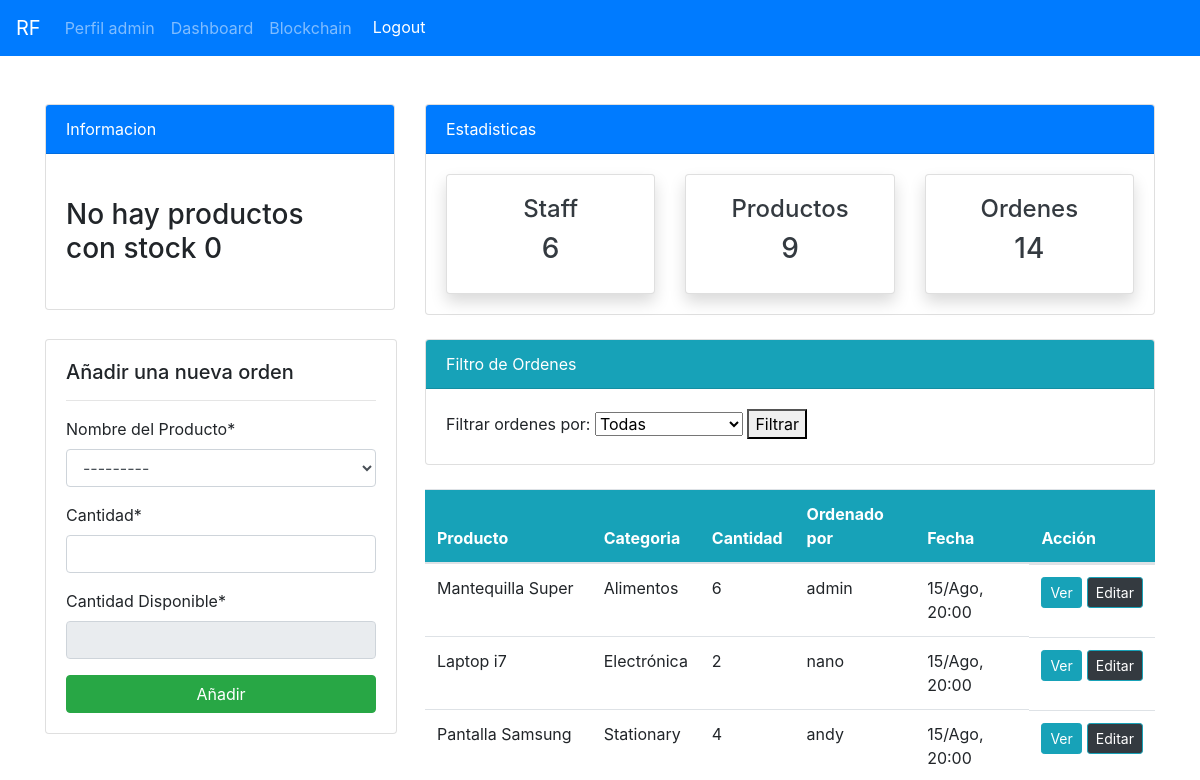
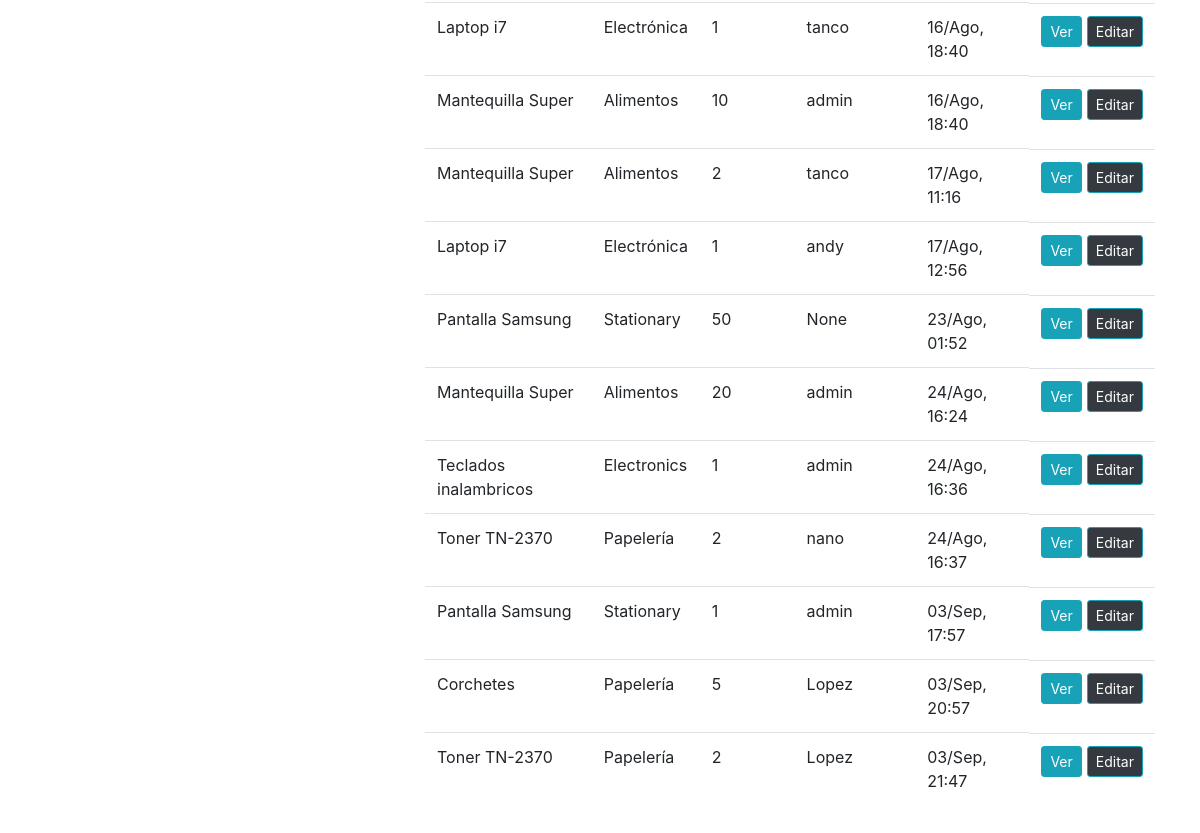
/ordenes/ (signed in), run on an earlier commit of the app's database (2 pictures, top to bottom).
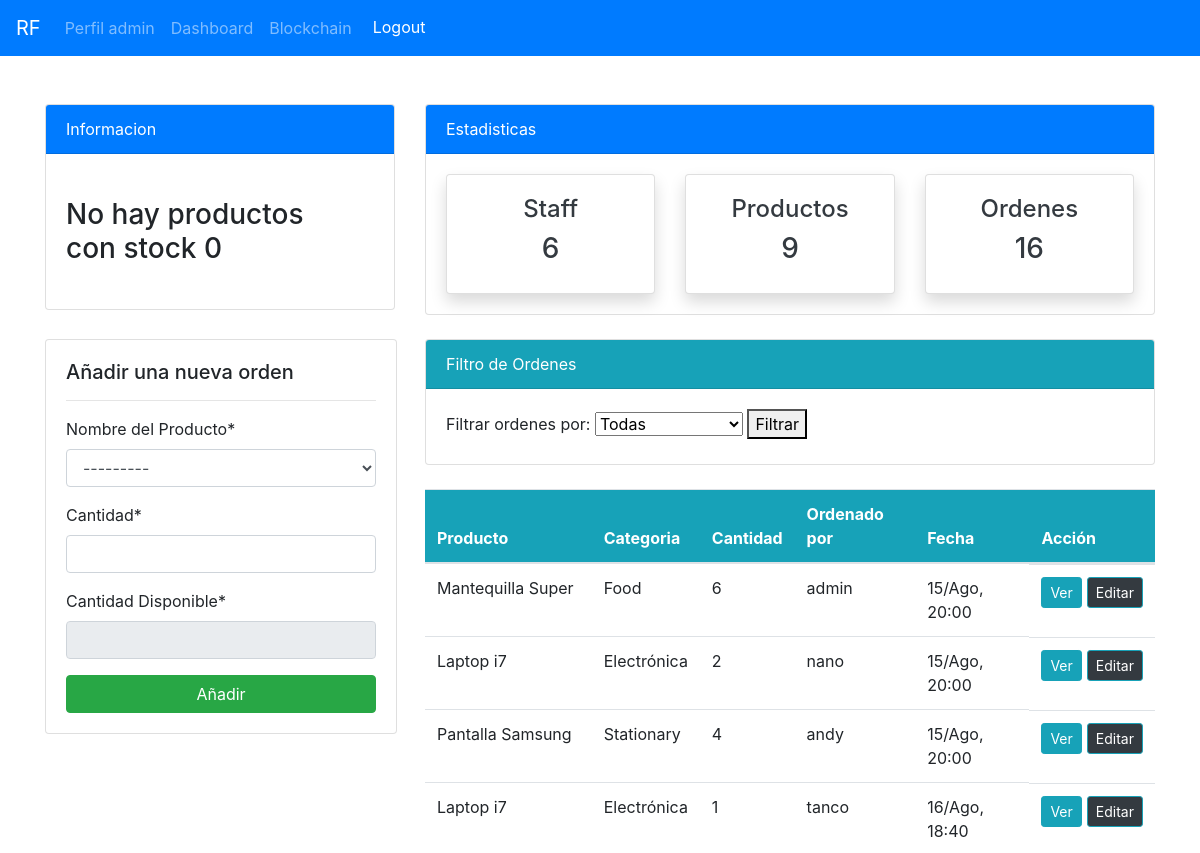
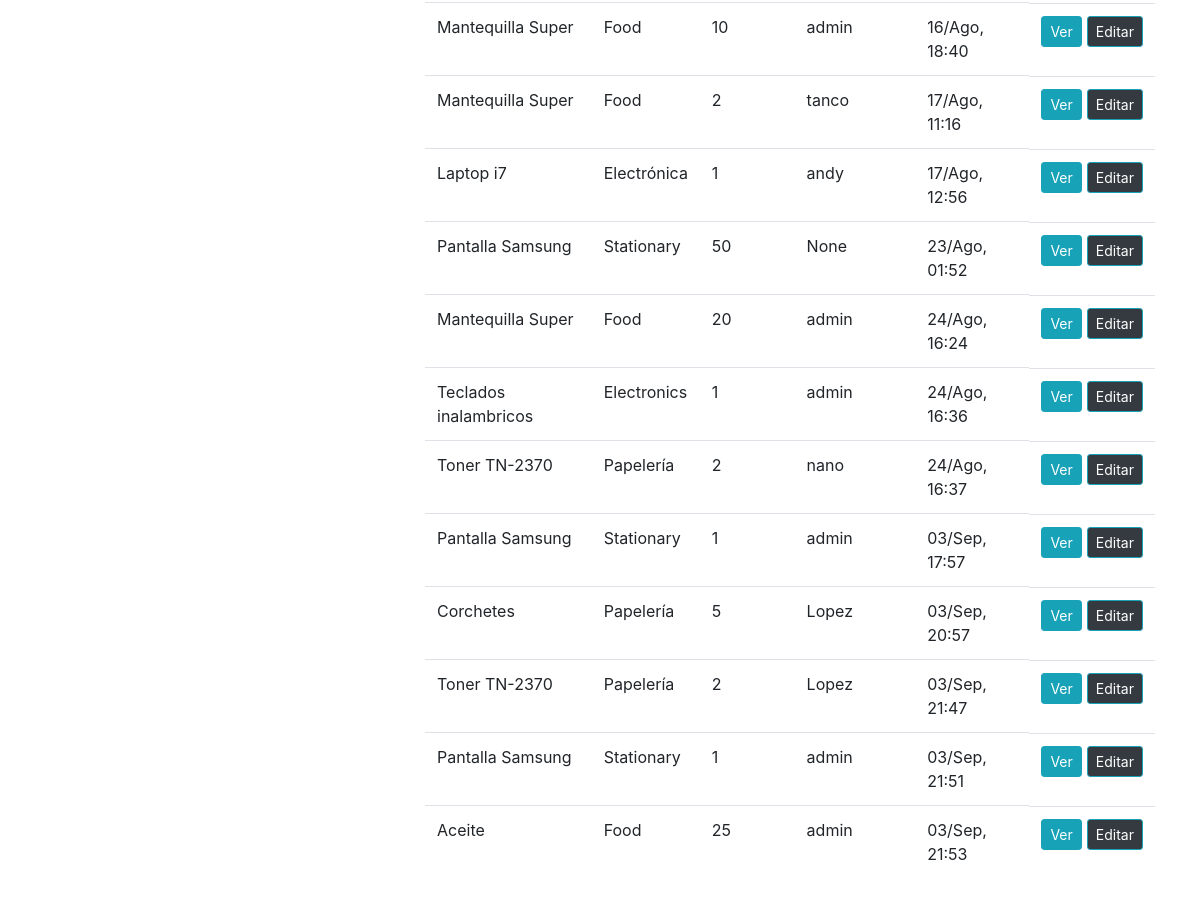
And on a later commit of the database (2 pictures, top to bottom).
### api/models.py (models this page shows, shortened)
class Order(models.Model):
    product = models.ForeignKey(Product, on_delete=models.CASCADE, null=True)
    staff = models.ForeignKey(User, on_delete=models.CASCADE, null=True)
    order_quantity = models.PositiveIntegerField(null=True)
    date = models.DateTimeField(auto_now_add= True)
    completado = models.BooleanField(default=False)
    objects = OrderManager()  #se asigna el manager personalizado

class Product(models.Model):
    name = models.CharField(max_length=100, null=True)
    quantity = models.PositiveIntegerField(null=True)
    category = models.CharField(max_length=50, choices=CATEGORY, null=True)
    def __str__(self):
        return f'{self.name}-{self.quantity}'

### api/views.py (the view)
# urls.py: path("ordenes/", views.ordenes, name = "api-ordenes"),
@login_required(login_url='user-login')
def ordenes(request):
    if 'filter' in request.GET:
        filter_type = request.GET['filter']
        if filter_type == 'completadas':
            orders = Order.objects.completadas()
        elif filter_type == 'no_completadas':
            orders = Order.objects.no_completadas()
        else:
            orders = Order.objects.all()
    else:
        orders = Order.objects.all()
    workers_count = User.objects.all().count()
    orders_count = orders.count()
    item_count = Product.objects.all().count()
    productos_con_stock_cero = Product.objects.filter(quantity=0)
    CATEGORY_TRANSLATIONS = {
    'Food': 'Alimentos',
    'Electronics': 'Electrónica',
    'Stationary': 'Papelería',
    }
    items = Product.objects.all()
    for items in items:
        items.category = CATEGORY_TRANSLATIONS.get(items.category, items.category)
    if request.method == "POST":
        form = OrderForm(request.POST)
        if form.is_valid():
            instance = form.save(commit=False)
            product = instance.product
            order_quantity = instance.order_quantity
            if product.quantity >= order_quantity:
                product.quantity -= order_quantity
                product.save()
                instance.staff = request.user
                instance.save()
                order_name = form.cleaned_data.get('product').name
                messages.success(request, f'La orden {order_name} ha sido añadida con éxito')
                return redirect("api-ordenes")
            else:
                messages.error(request, f'Stock insuficiente para el producto {product.name}. Quedan {product.quantity} unidades.')
    else:
        form = OrderForm()
    context = {
        'orders': orders,
        'form': form,
        'workers_count': workers_count,
        'orders_count': orders_count,
        'item_count': item_count,
        'productos_con_stock_cero': productos_con_stock_cero,
        'items':items,
    }
    return render(request, "dashboard/ordenes.html", context)

### api/forms.py (shortened to what this page needs)
class OrderForm(forms.ModelForm):
    product = forms.ModelChoiceField(
        queryset=Product.objects.filter(quantity__gt=0),  # Filtrar productos con stock mayor a 0
        label='Nombre del Producto',
        widget=forms.Select(attrs={'class': 'form-control'})
    )
    quantity_available = forms.IntegerField(
        label='Cantidad Disponible',
        widget=forms.NumberInput(attrs={'class': 'form-control', 'readonly': 'readonly'})
    )
    class Meta:
        model = Order
        fields = ['product', 'order_quantity', 'quantity_available']
        labels = {
            'product': 'Nombre del Producto',
            'order_quantity': 'Cantidad',
            'quantity_available': 'Cantidad Disponible'
        }
    def __init__(self, *args, **kwargs):
        super(OrderForm, self).__init__(*args, **kwargs)
        self.fields['product'].queryset = Product.objects.filter(quantity__gt=0)

### api/models.py (called while the page is built)
    def get_queryset(self):
        return OrderQuerySet(self.model, using=self._db)

### templates/dashboard/ordenes.html (shortened to what this page needs)
{% extends "partials/base.html" %}
{% load crispy_forms_tags %}
{% block content %}
{% include 'partials/topnav.html'%}
<div class = "container">
<div class="row my-4">
    <div class="col-md-4">
        <div class="card" style="width: 22rem;">
            <div class="card-body">
            <h5>Añadir una nueva orden</h5>
            <hr>
            <form method="POST">
                {{ form|crispy }}
                <input class="btn btn-success btn-block" type="submit" value="Añadir">
            </form>
        </div>
    </div>
</div>
    <div class="col-md-8">
        <div class="card">
            <div class="card-header bg-info text-white">Filtro de Ordenes</div>
            <div class="card-body">
        <form method="GET" action="{% url 'api-ordenes' %}">
            <label for="filter">Filtrar ordenes por:</label>
            <select name="filter" id="filter">
                <option value="">Todas</option>
            </select>
            <button type="submit">Filtrar</button>
        </form>
    </div>
</div>
<br>
        <table class="table bg-white">
            <thead class="bg-info text-white">
                <tr>
                    <th scope="col">Producto</th>
                    <th scope="col">Categoria</th>
                    <th scope="col">Cantidad</th>
                    <th scope="col">Ordenado por</th>
                    <th scope="col">Fecha</th>
                    <th scope="col">Acción</th>
                </tr>
            </thead>
            <tbody>
                {% for orders in orders %}
                <tr>
                    <td>{{ orders.product.name }}</td>
                    <td>{{ orders.product.category }}</td>
                    <td>{{ orders.order_quantity }}</td>
                    <td>{{ orders.staff }}</td>
                    <td>{{ orders.date|date:"d/M, H:i" }}</td>
                    <td style="display: flex; gap: 5px;">
                        <a class="btn btn-info btn-sm"
                           href="{% url 'api-ordenes-detail' orders.id %}">Ver</a>
                        <a class="btn btn-info btn-sm bg-dark"
                           href="{% url 'api-ordenes-edit' orders.id %}">Editar</a>
                    </td>
                </tr>
                {% endfor %}
            </tbody>
        </table>
    </div>
{% endblock %}

### templates/partials/base.html (shortened to what this page needs)
<!doctype html>
<html lang="es">
  <head>
    <link rel="stylesheet" href="https://cdn.jsdelivr.net/npm/bootstrap@4.6.2/dist/css/bootstrap.min.css">
    {% load static %}
    <link rel="stylesheet" href="{% static "style.css" %}">
  </head>
  <body>
    {% include 'partials/nav.html' %}
    {% block content %}
    {% endblock %}
  </body>
</html>

### templates/partials/nav.html (shortened to what this page needs)
<!DOCTYPE html>
<html lang="es">
<head>
    <link rel="stylesheet" href="https://stackpath.bootstrapcdn.com/bootstrap/4.5.2/css/bootstrap.min.css">
</head>
<body>
  {% load crispy_forms_tags %}
<nav class="navbar navbar-expand-lg navbar-dark bg-primary pl-3">
  <a class="navbar-brand" href="{% url "api-index" %}">RF</a>
  {% if user.is_authenticated %}
  <ul class="navbar-nav mr-0">
    <li class="nav-item">
      <a class="nav-link" href={% url "user-perfil" %}>Perfil {{ user.username }} </a>
    </li>
    <li class="nav-item">
      <a class="nav-link" href={% url "api-index" %}>Dashboard</a>
    </li>
    <li class="nav-item">
        {% if  user.is_authenticated and user.is_staff and user.is_superuser%}
        <a class="nav-link" href={% url "blockchain-dashboard" %}>Blockchain</a>
        {% endif %}
      </li>
      <li class="nav-item">
          <form method="post" action="{% url 'user-logout' %}">
          <button type="submit" class="btn btn-primary">Logout</button></form>
    </li>
  </ul>
    {% endif %}
</nav>
</body>

### templates/partials/topnav.html (shortened to what this page needs)
<div class="container mt-4">
    <div class="row">
        <div class="col-md-4 mt-4">
            <div class="card">
                <div class="card-header bg-primary text-white">
                    Informacion
                </div>
                <div class="card-body" style="width: 18rem;">
                    <marquee behavior="" direction="">
                    {% if productos_con_stock_cero %}
                        {% for producto in productos_con_stock_cero %}
                        <h3 class="my-4">{{ producto.name }} Stock: {{ producto.quantity }}</h3>
                        {% endfor %}
                    {% else %}
                            <h3 class="my-4">No hay productos con stock 0</h3>
            {% endif %}
        </marquee>
        </div>
            </div>
        </div>
        <div class="col-md-8 mt-4">
            <div class="card">
                <div class="card-header bg-primary text-white">
                    Estadisticas
                </div>
                <div class="card-body">
                    <div class="row">
                        <div class="col-md-4">
                            <a class="text-decoration-none text-dark" href="{% url "api-staff" %}">
                                <div class="card my-card shadow">
                                    <div class="card-body text-center">
                                        <h4>Staff </h4>
                                        <h3>{{ workers_count }}</h3>
                                    </div>
                                </div>
                            </a>
                        </div>
                        <div class="col-md-4">
                            <a class="text-decoration-none text-dark" href="{% url "api-productos" %}">
                                <div class="card my-card shadow">
                                    <div class="card-body text-center">
                                        <h4>Productos </h4>
                                        <h3> {{ item_count }} </h3>
                                    </div>
                                </div>
                            </a>
                        </div>
                        <div class="col-md-4">
                            <a class="text-decoration-none text-dark" href="{% url "api-ordenes" %}">
                                <div class="card my-card shadow">
                                    <div class="card-body text-center">
                                        <h4>Ordenes </h4>
                                        <h3> {{ orders_count }} </h3>
                                    </div>
                                </div>
                            </a>
                        </div>
                    </div>
                </div>
            </div>
        </div>
    </div>
</div>

### static/style.css (style rules this page uses)
body { background: rgb(255,255,255); }

What changed in the data, as far as the page shows it:
changed through a linked row, Order (number 1 of 16 on the later page): product.category "Alimentos" → "Food"
changed through a linked row, Order (number 5 of 16 on the later page): product.category "Alimentos" → "Food"
changed through a linked row, Order "17/Ago, 11:16": product.category "Alimentos" → "Food"
changed through a linked row, Order "24/Ago, 16:24": product.category "Alimentos" → "Food"
added Order: product.name "Pantalla Samsung", product.category "Stationary", order_quantity "1", staff "admin", date "03/Sep, 21:51"
added Order: product.name "Aceite", product.category "Food", order_quantity "25", staff "admin", date "03/Sep, 21:53"
Also different on the page:
{{ orders_count }}: "14" → "16"
